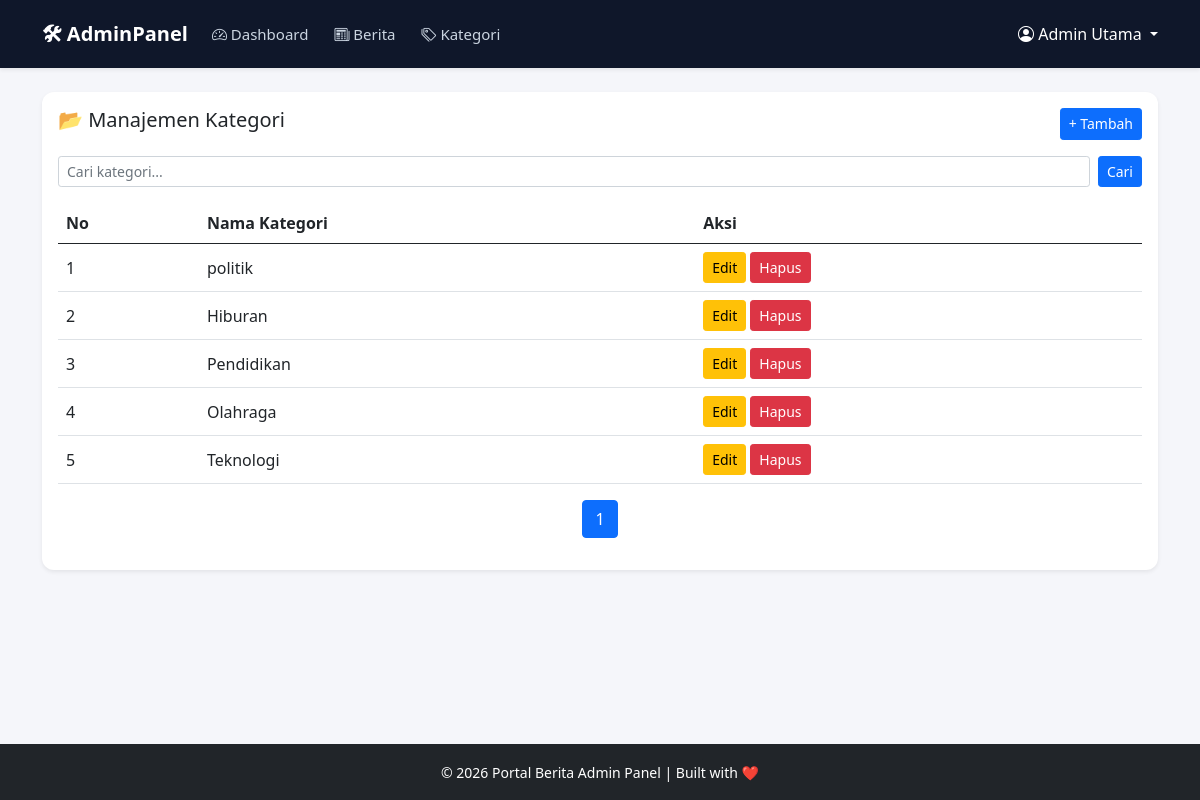
The app's page /admin/index.php?page=kategori (signed in) with its own data.
### tables this page shows
CREATE TABLE `kategori` (
  `id_kategori` int(11) NOT NULL,
  `nama_kategori` varchar(100) NOT NULL
);

### admin/kategori/index.php (the view, shortened to what this page needs)
<?php
$keyword = mysqli_real_escape_string($conn, $_GET['search'] ?? '');
$limit = 5;
$page = $_GET['p'] ?? 1;
$page = max($page, 1);
$start = ($page - 1) * $limit;
$query = mysqli_query($conn, "
SELECT * FROM kategori
WHERE nama_kategori LIKE '%$keyword%'
ORDER BY id_kategori DESC
LIMIT $start, $limit
");
$total = mysqli_query($conn, "
SELECT COUNT(*) as total FROM kategori
WHERE nama_kategori LIKE '%$keyword%'
");
$totalData = mysqli_fetch_assoc($total)['total'];
$totalPages = ceil($totalData / $limit);
?>
<div class="card shadow-sm p-3">
    <div class="d-flex justify-content-between mb-3">
        <h5>📂 Manajemen Kategori</h5>
        <a href="index.php?page=tambah_kategori" class="btn btn-primary btn-sm">+ Tambah</a>
    </div>
    <form method="GET" class="mb-3 d-flex gap-2">
        <input type="text" name="search" class="form-control form-control-sm"
            placeholder="Cari kategori..." value="<?= $keyword ?>">
        <button class="btn btn-primary btn-sm">Cari</button>
    </form>
    <div class="table-responsive">
        <table class="table table-hover align-middle">
            <thead>
                <tr>
                    <th>No</th>
                    <th>Nama Kategori</th>
                    <th>Aksi</th>
                </tr>
            </thead>
            <tbody>
                <?php $no = $start + 1; ?>
                <?php while ($row = mysqli_fetch_assoc($query)): ?>
                    <tr>
                        <td><?= $no++ ?></td>
                        <td><?= $row['nama_kategori'] ?></td>
                        <td>
                            <a href="index.php?page=edit_kategori&id=<?= $row['id_kategori'] ?>" class="btn btn-warning btn-sm">Edit</a>
                            <a href="index.php?page=hapus_kategori&id=<?= $row['id_kategori'] ?>"
                                onclick="return confirm('Hapus kategori?')"
                                class="btn btn-danger btn-sm">Hapus</a>
                        </td>
                    </tr>
                <?php endwhile; ?>
            </tbody>
        </table>
    </div>
    <ul class="pagination justify-content-center">
        <?php for ($i = 1; $i <= $totalPages; $i++): ?>
            <li class="page-item <?= ($i == $page) ? 'active' : '' ?>">
                <a class="page-link" href="index.php?page=kategori&p=<?= $i ?>&search=<?= $keyword ?>">
                    <?= $i ?>
                </a>
            </li>
        <?php endfor; ?>
    </ul>
</div>

### includes/header.php (style rules this page uses)
html, body { height: 100%; }
body { display: flex; flex-direction: column; background: #f5f6fa; }
body { background: #f5f6fa; font-family: 'Segoe UI', sans-serif; }
.card { border: none; border-radius: 12px; }
.pagination .page-link { border-radius: 8px; }

### records on screen
kategori: nama_kategori "politik"
kategori: nama_kategori "Hiburan"
kategori: nama_kategori "Pendidikan"
kategori: nama_kategori "Olahraga"
kategori: nama_kategori "Teknologi"

### other values on screen
$_SESSION['admin'] "Admin Utama"
